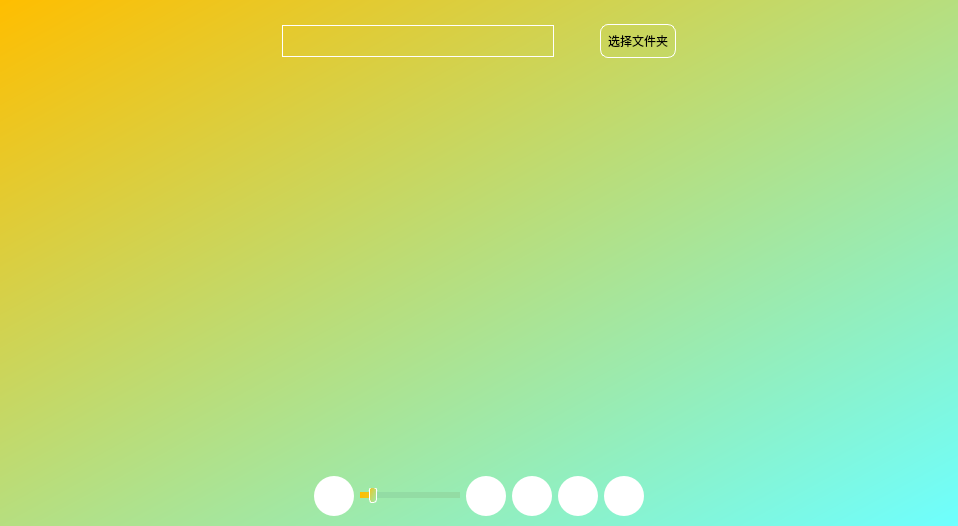
<?xml version="1.0" encoding="UTF-8"?>
<ui version="4.0">
 <class>Form</class>
 <widget class="QWidget" name="Form">
  <property name="geometry">
   <rect>
    <x>0</x>
    <y>0</y>
    <width>958</width>
    <height>526</height>
   </rect>
  </property>
  <property name="windowTitle">
   <string>Picture Player</string>
  </property>
  <property name="windowIcon">
   <iconset>
    <normaloff>D:/隐藏文件夹/ico/ico009_附加/Folder-My-documents-icon.ico</normaloff>D:/隐藏文件夹/ico/ico009_附加/Folder-My-documents-icon.ico</iconset>
  </property>
  <layout class="QHBoxLayout" name="horizontalLayout">
   <property name="spacing">
    <number>0</number>
   </property>
   <property name="leftMargin">
    <number>0</number>
   </property>
   <property name="topMargin">
    <number>0</number>
   </property>
   <property name="rightMargin">
    <number>0</number>
   </property>
   <property name="bottomMargin">
    <number>0</number>
   </property>
   <item>
    <widget class="QWidget" name="MyWidget" native="true">
     <property name="styleSheet">
      <string notr="true">background-color: qlineargradient(spread:repeat, x1:0, y1:0, x2:1, y2:1, stop:0 rgba(255, 190, 0, 255), stop:1 rgba(109, 255, 255, 255));</string>
     </property>
     <layout class="QHBoxLayout" name="horizontalLayout_2">
      <property name="spacing">
       <number>0</number>
      </property>
      <property name="leftMargin">
       <number>0</number>
      </property>
      <property name="topMargin">
       <number>0</number>
      </property>
      <property name="rightMargin">
       <number>0</number>
      </property>
      <property name="bottomMargin">
       <number>0</number>
      </property>
      <item>
       <layout class="QVBoxLayout" name="verticalLayout">
        <property name="spacing">
         <number>0</number>
        </property>
        <item>
         <spacer name="verticalSpacer">
          <property name="orientation">
           <enum>Qt::Vertical</enum>
          </property>
          <property name="sizeType">
           <enum>QSizePolicy::Fixed</enum>
          </property>
          <property name="sizeHint" stdset="0">
           <size>
            <width>20</width>
            <height>15</height>
           </size>
          </property>
         </spacer>
        </item>
        <item>
         <widget class="QWidget" name="widget" native="true">
          <property name="styleSheet">
           <string notr="true">background-color: rgba(255, 255, 255, 0);</string>
          </property>
          <layout class="QHBoxLayout" name="horizontalLayout_4">
           <item>
            <layout class="QHBoxLayout" name="horizontalLayout_3">
             <item>
              <spacer name="horizontalSpacer">
               <property name="orientation">
                <enum>Qt::Horizontal</enum>
               </property>
               <property name="sizeHint" stdset="0">
                <size>
                 <width>40</width>
                 <height>20</height>
                </size>
               </property>
              </spacer>
             </item>
             <item>
              <widget class="QLineEdit" name="lineEdit">
               <property name="styleSheet">
                <string notr="true">font: 12pt &quot;隶书&quot;;
border:1px solid white;
padding:7px;</string>
               </property>
               <property name="alignment">
                <set>Qt::AlignCenter</set>
               </property>
              </widget>
             </item>
             <item>
              <spacer name="horizontalSpacer_3">
               <property name="orientation">
                <enum>Qt::Horizontal</enum>
               </property>
               <property name="sizeType">
                <enum>QSizePolicy::Minimum</enum>
               </property>
               <property name="sizeHint" stdset="0">
                <size>
                 <width>40</width>
                 <height>20</height>
                </size>
               </property>
              </spacer>
             </item>
             <item>
              <widget class="QPushButton" name="pushButton">
               <property name="styleSheet">
                <string notr="true">QPushButton{
padding:7px;
font: 12pt &quot;黑体&quot;;
border-radius:8px;
border:1px solid white;
}
QPushButton:hover{
border:1px solid black;
background-color: rgb(255, 255, 255);
}
QPushButton:pressed{
padding-left:9px;
padding-top:9px;
}</string>
               </property>
               <property name="text">
                <string>选择文件夹</string>
               </property>
              </widget>
             </item>
             <item>
              <spacer name="horizontalSpacer_2">
               <property name="orientation">
                <enum>Qt::Horizontal</enum>
               </property>
               <property name="sizeType">
                <enum>QSizePolicy::Expanding</enum>
               </property>
               <property name="sizeHint" stdset="0">
                <size>
                 <width>40</width>
                 <height>20</height>
                </size>
               </property>
              </spacer>
             </item>
            </layout>
           </item>
          </layout>
         </widget>
        </item>
        <item>
         <widget class="QScrollArea" name="scrollArea">
          <property name="minimumSize">
           <size>
            <width>0</width>
            <height>0</height>
           </size>
          </property>
          <property name="styleSheet">
           <string notr="true">border:0px;
background-color:transparent;</string>
          </property>
          <property name="verticalScrollBarPolicy">
           <enum>Qt::ScrollBarAlwaysOff</enum>
          </property>
          <property name="horizontalScrollBarPolicy">
           <enum>Qt::ScrollBarAsNeeded</enum>
          </property>
          <property name="widgetResizable">
           <bool>true</bool>
          </property>
          <widget class="QWidget" name="scrollAreaWidgetContents">
           <property name="geometry">
            <rect>
             <x>0</x>
             <y>0</y>
             <width>956</width>
             <height>391</height>
            </rect>
           </property>
           <property name="maximumSize">
            <size>
             <width>16777215</width>
             <height>16777215</height>
            </size>
           </property>
           <property name="styleSheet">
            <string notr="true"/>
           </property>
           <layout class="QHBoxLayout" name="horizontalLayout_5">
            <property name="spacing">
             <number>10</number>
            </property>
            <property name="leftMargin">
             <number>20</number>
            </property>
            <property name="topMargin">
             <number>0</number>
            </property>
            <property name="rightMargin">
             <number>20</number>
            </property>
            <property name="bottomMargin">
             <number>0</number>
            </property>
           </layout>
          </widget>
         </widget>
        </item>
        <item>
         <widget class="QWidget" name="widget_3" native="true">
          <property name="styleSheet">
           <string notr="true">background-color: rgba(255, 255, 255, 0);</string>
          </property>
          <layout class="QHBoxLayout" name="horizontalLayout_6">
           <property name="leftMargin">
            <number>0</number>
           </property>
           <property name="topMargin">
            <number>5</number>
           </property>
           <property name="rightMargin">
            <number>0</number>
           </property>
           <property name="bottomMargin">
            <number>0</number>
           </property>
           <item>
            <spacer name="horizontalSpacer_4">
             <property name="orientation">
              <enum>Qt::Horizontal</enum>
             </property>
             <property name="sizeHint" stdset="0">
              <size>
               <width>40</width>
               <height>20</height>
              </size>
             </property>
            </spacer>
           </item>
           <item>
            <widget class="QPushButton" name="pushButton_2">
             <property name="minimumSize">
              <size>
               <width>40</width>
               <height>40</height>
              </size>
             </property>
             <property name="maximumSize">
              <size>
               <width>40</width>
               <height>40</height>
              </size>
             </property>
             <property name="toolTip">
              <string>轮播</string>
             </property>
             <property name="styleSheet">
              <string notr="true">background-color: rgb(255, 255, 255);
border-radius:20px;
image: url(:/icon/image/播放.png);</string>
             </property>
             <property name="text">
              <string/>
             </property>
            </widget>
           </item>
           <item>
            <widget class="QSlider" name="horizontalSlider">
             <property name="maximumSize">
              <size>
               <width>100</width>
               <height>16777215</height>
              </size>
             </property>
             <property name="styleSheet">
              <string notr="true">QSlider::groove:horizontal {
    border:0px;
    height: 6px;
    background-color:qlineargradient(spread:repeat, x1:0, y1:0, x2:1, y2:0, stop:0 rgba(255, 190, 0, 255), stop:1 rgba(109, 255, 255, 255))
}

QSlider::handle:horizontal {
    background: qlineargradient(x1:0, y1:0, x2:1, y2:1, stop:0 rgb(237, 198, 32), stop:1 rgb(150, 237, 183));
    border: 1px solid white;
    width: 6px;
    margin: -5px 0;
    border-radius: 3px;
}

QSlider::add-page:horizontal {
    background: rgb(147, 220, 164);
}</string>
             </property>
             <property name="value">
              <number>10</number>
             </property>
             <property name="orientation">
              <enum>Qt::Horizontal</enum>
             </property>
             <property name="tickPosition">
              <enum>QSlider::NoTicks</enum>
             </property>
             <property name="tickInterval">
              <number>1</number>
             </property>
            </widget>
           </item>
           <item>
            <widget class="QPushButton" name="pushButton_3">
             <property name="minimumSize">
              <size>
               <width>40</width>
               <height>40</height>
              </size>
             </property>
             <property name="maximumSize">
              <size>
               <width>40</width>
               <height>40</height>
              </size>
             </property>
             <property name="toolTip">
              <string>清空</string>
             </property>
             <property name="styleSheet">
              <string notr="true">background-color: rgb(255, 255, 255);
border-radius:20px;
image: url(:/icon/image/清空.png);</string>
             </property>
             <property name="text">
              <string/>
             </property>
             <property name="iconSize">
              <size>
               <width>10</width>
               <height>10</height>
              </size>
             </property>
            </widget>
           </item>
           <item>
            <widget class="QPushButton" name="pushButton_4">
             <property name="minimumSize">
              <size>
               <width>40</width>
               <height>40</height>
              </size>
             </property>
             <property name="maximumSize">
              <size>
               <width>40</width>
               <height>40</height>
              </size>
             </property>
             <property name="toolTip">
              <string>历史记录</string>
             </property>
             <property name="styleSheet">
              <string notr="true">background-color: rgb(255, 255, 255);
border-radius:20px;
image: url(:/icon/image/历史记录.png);</string>
             </property>
             <property name="text">
              <string/>
             </property>
            </widget>
           </item>
           <item>
            <widget class="QPushButton" name="pushButton_5">
             <property name="minimumSize">
              <size>
               <width>40</width>
               <height>40</height>
              </size>
             </property>
             <property name="maximumSize">
              <size>
               <width>40</width>
               <height>40</height>
              </size>
             </property>
             <property name="toolTip">
              <string>反馈</string>
             </property>
             <property name="styleSheet">
              <string notr="true">background-color: rgb(255, 255, 255);
border-radius:20px;
image: url(:/icon/image/反馈.png);</string>
             </property>
             <property name="text">
              <string/>
             </property>
            </widget>
           </item>
           <item>
            <widget class="QPushButton" name="pushButton_6">
             <property name="minimumSize">
              <size>
               <width>40</width>
               <height>40</height>
              </size>
             </property>
             <property name="maximumSize">
              <size>
               <width>40</width>
               <height>40</height>
              </size>
             </property>
             <property name="toolTip">
              <string>查看源码</string>
             </property>
             <property name="styleSheet">
              <string notr="true">background-color: rgb(255, 255, 255);
border-radius:20px;
image: url(:/icon/image/文件.png);</string>
             </property>
             <property name="text">
              <string/>
             </property>
            </widget>
           </item>
           <item>
            <spacer name="horizontalSpacer_5">
             <property name="orientation">
              <enum>Qt::Horizontal</enum>
             </property>
             <property name="sizeHint" stdset="0">
              <size>
               <width>40</width>
               <height>20</height>
              </size>
             </property>
            </spacer>
           </item>
          </layout>
         </widget>
        </item>
        <item>
         <spacer name="verticalSpacer_2">
          <property name="orientation">
           <enum>Qt::Vertical</enum>
          </property>
          <property name="sizeType">
           <enum>QSizePolicy::Fixed</enum>
          </property>
          <property name="sizeHint" stdset="0">
           <size>
            <width>20</width>
            <height>10</height>
           </size>
          </property>
         </spacer>
        </item>
       </layout>
      </item>
     </layout>
    </widget>
   </item>
  </layout>
 </widget>
 <resources>
  <include location="resource.qrc"/>
 </resources>
 <connections/>
</ui>
